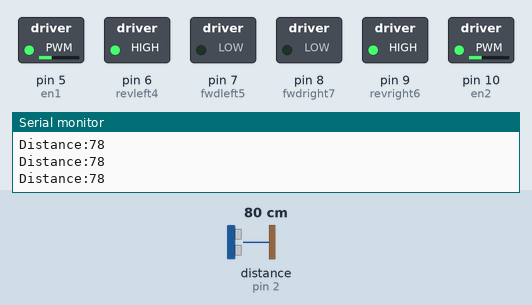
This sketch was run on a simulated Arduino Uno, built with avr-gcc and run on an emulated ATmega328P. On the bench: switched loads named in the sketch (green lamp = pin HIGH), the last lines printed to the serial monitor. Wiring (inferred from the names in the program): ultrasonic range finder: trigger pin 3; echo pin 2. Inputs (shaded band) come from the test bench; at power-on: distance to the obstacle (sensor on pin 2) 80 cm. The echo pulse lasts 58.3 µs per cm; pins used as bus, display or sensor lines are not drawn.

Above: at 1.2 s.
1.3 s: distance to the obstacle (sensor on pin 2) set to 8 cm
4.3 s: distance to the obstacle (sensor on pin 2) set to 5 cm
At 5.1 s:
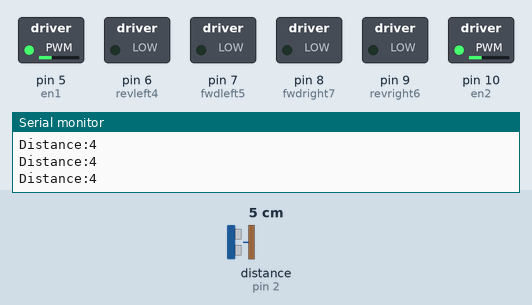
5.8 s: distance to the obstacle (sensor on pin 2) set to 9 cm
At 7.0 s:
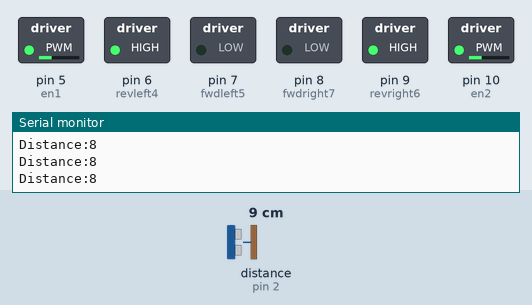
7.3 s: distance to the obstacle (sensor on pin 2) set to 2 cm
At 7.7 s:
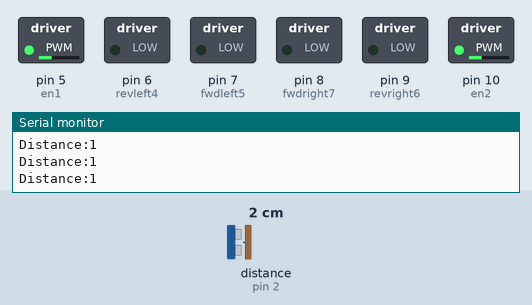
Timing chart, 0 to 9.8 s (numbered marks = the images above; inputs shaded):
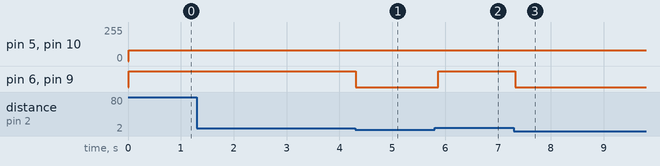

The sketch:

Obstacle_avoiding_Robot.ino
```cpp
 //Obstacle Avoiding Robot Using Ultrasonic Sensor and Ard

int trigPin = 3;      // trig pin of HC-SR04
int echoPin = 2;     // Echo pin of HC-SR04

int revleft4 = 6;       //REVerse motion of Left motor
int fwdleft5 = 7;       //ForWarD motion of Left motor
int revright6 = 9;      //REVerse motion of Right motor
int fwdright7 = 8;
#define en1 5
#define en2 10    //ForWarD motion of Right motor

long duration, distance;
int M1_Speed = 80; // speed of motor 1
 int M2_Speed = 80; // speed of motor 2
// int LeftRotationSpeed = 80; // Left Rotation Speed
 //int RightRotationSpeed = 80; // Right Rotation Speed

void setup() {

 // delay for random time
  Serial.begin(9600);
  pinMode(revleft4, OUTPUT);      // set Motor pins as output
  pinMode(fwdleft5, OUTPUT);
  pinMode(revright6, OUTPUT);
  pinMode(fwdright7, OUTPUT);

  pinMode(trigPin, OUTPUT);         // set trig pin as outputo
  pinMode(echoPin, INPUT);
    pinMode(en1,OUTPUT);

  pinMode(en2,OUTPUT);
  Serial.begin(9600); //set echo pin as input to capture reflected waves
}


void loop() {

  digitalWrite(trigPin, LOW);
  delayMicroseconds(2);
  digitalWrite(trigPin, HIGH);     // send waves for 10 us
  delayMicroseconds(10);
   digitalWrite(trigPin,LOW);
  duration = pulseIn(echoPin, HIGH); // receive reflected waves
  distance = duration*0.034/2;
  Serial.print("Distance:");
Serial.println(distance);
// convert to distance
  delay(10);
    // If you dont get proper movements of your robot then alter the pin numbers
  if (distance >5 )
  {
    digitalWrite(fwdright7, LOW);                    // move forward
    digitalWrite(revright6, HIGH);
    digitalWrite(fwdleft5, LOW);
    digitalWrite(revleft4, HIGH);
     analogWrite(en1, M1_Speed);
        analogWrite(en2, M2_Speed);
}else
  {
    digitalWrite(fwdright7, LOW);  //Stop
    digitalWrite(revright6, LOW);
    digitalWrite(fwdleft5, LOW);
    digitalWrite(revleft4, LOW);
          delay(100);


       //digitalWrite(fwdright7, LOW);
     // digitalWrite(revright6, HIGH);
     // digitalWrite(fwdleft5, HIGH);
     // digitalWrite(revleft4, LOW);
      // analogWrite(en1, M1_Speed);
       // analogWrite(en2, M2_Speed);
        // delay(500);

  }

}
```

Measured:
- the behaviour switches between 7 and 6 cm on distance to the obstacle (sensor on pin 2) (found by bisection; images 0 and 1)
- after the input at 4.3 s, pin 6 (revleft4), pin 9 (revright6): HIGH → LOW at once
- after the input at 5.8 s, pin 6 (revleft4), pin 9 (revright6): LOW → HIGH after 0.07 s
- after the input at 7.3 s, pin 6 (revleft4), pin 9 (revright6): HIGH → LOW at once
